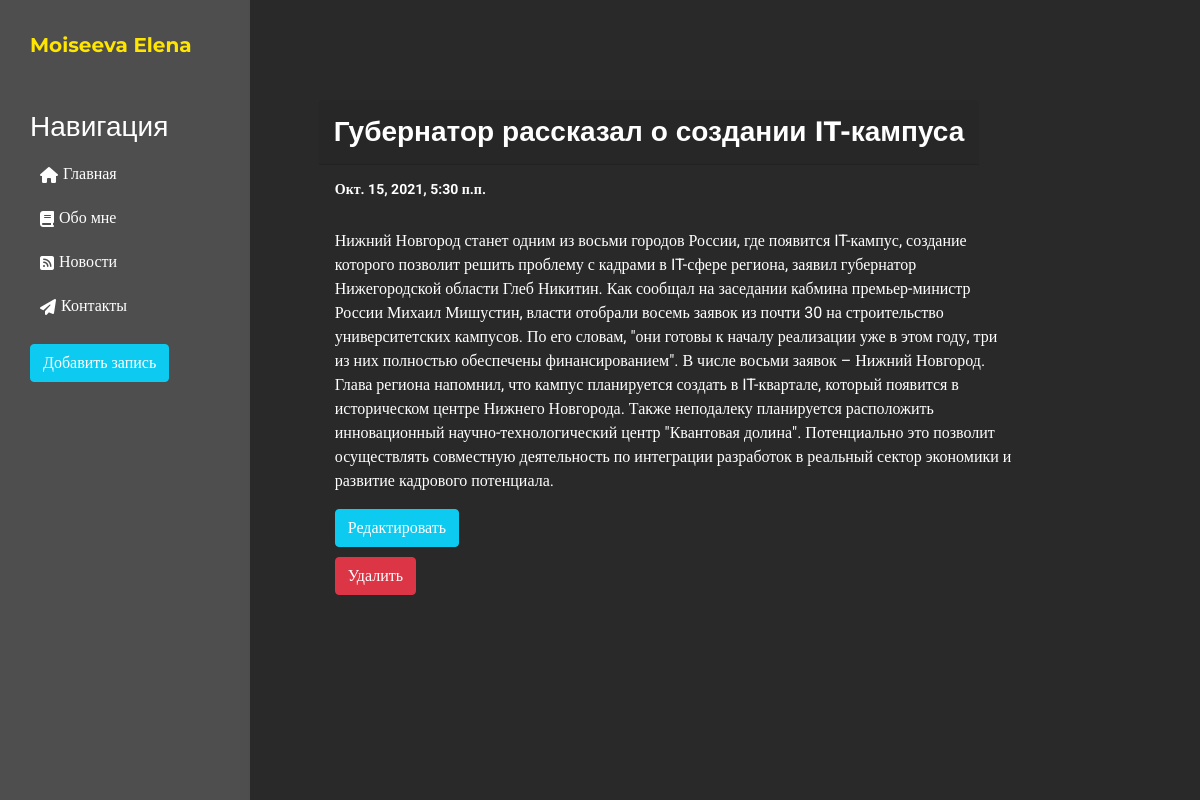
The page /news/2 on the database its author committed.
### news/models.py (models this page shows, shortened)
class Article(models.Model):
    title = models.CharField('Название', max_length=50)
    anons = models.CharField('Анонс', max_length=250)
    full_text = models.TextField('Статья')
    date = models.DateTimeField('Дата публикации')
    class Meta:
        verbose_name = 'Новость'
        verbose_name_plural = 'Новости'

### news/views.py (the view)
# urls.py: path('<int:pk>', views.NewsDetailView.as_view(), name='news-detail'),
class NewsDetailView(DetailView):
    model = Article
    template_name = 'news/details_view.html'
    context_object_name = 'article' #название ключа, по которому будем передавать запись внутрь шаблона

### news/templates/news/details_view.html (shortened to what this page needs)
{% extends 'lesson_one/layout.html' %}
{% block content %}
<div class="card news-card">
    <h5 class="card-header">{{ article.title }}</h5>
    <div class="card-body">
        <h5 class="card-title">{{ article.date }}</h5><br>
        <p class="card-text">{{ article.full_text }}</p>
        <a href="{% url 'news-update' article.id %}" class="btn btn-info">Редактировать</a><br>
        <a href="{% url 'news-delete' article.id %}" class="btn btn-danger">Удалить</a>
    </div>
</div>
{% endblock %}

### lesson_one/static/lesson_one/css/lesson_one.css (style rules this page uses)
body { font-family: 'Roboto','Arial', serif; font-family: 'Montserrat', sans-serif; background: #292929; color: #fff; }
.card { background-color: #292929; margin-bottom: 20px; align-items: start; border: none; }
p.card-text { width: 100%; font-family: Roboto; }
.card-title { font-weight: bold; }
.news-card { margin-top: 100px; color: #fff; width: 75%; margin-left: 0px; left: -50px; ; }
.news-card .card-header { font-size: 28px; padding: 15px; font-weight: bold; }
.news-card .card-body h5 { font-weight: regular; font-size: 14px; font-family: Roboto; }
.btn { font-family: Roboto; }
.btn-info { margin-bottom: 10px; color: #fff; }

### rows shown on the page
Article: title "Губернатор рассказал о создании IT-кампуса", date "Окт. 15, 2021, 5:30 п.п.", full_text "Нижний Новгород станет одним из восьми городов России, где появится IT-кампус, создание которого позволит решить проблему с кадрами в IT-сфере региона, заявил губернатор Нижегородской области Глеб Никитин. Как сообщал на заседании кабмина премьер-министр России Михаил Мишустин, власти отобрали восемь заявок из почти 30 на строительство университетских кампусов. По его словам, \"они готовы к началу реализации уже в этом году, три из них полностью обеспечены финансированием\". В числе восьми заявок – Нижний Новгород. Глава региона напомнил, что кампус планируется создать в IT-квартале, который появится в историческом центре Нижнего Новгорода. Также неподалеку планируется расположить…"
